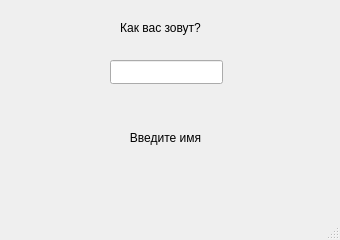
<?xml version="1.0" encoding="UTF-8"?>
<ui version="4.0">
 <class>MainWindow</class>
 <widget class="QMainWindow" name="MainWindow">
  <property name="geometry">
   <rect>
    <x>0</x>
    <y>0</y>
    <width>340</width>
    <height>240</height>
   </rect>
  </property>
  <property name="minimumSize">
   <size>
    <width>340</width>
    <height>240</height>
   </size>
  </property>
  <property name="maximumSize">
   <size>
    <width>340</width>
    <height>240</height>
   </size>
  </property>
  <property name="windowTitle">
   <string>Hello Without Button</string>
  </property>
  <widget class="QWidget" name="centralwidget">
   <widget class="QLabel" name="lbl_name">
    <property name="geometry">
     <rect>
      <x>100</x>
      <y>20</y>
      <width>121</width>
      <height>16</height>
     </rect>
    </property>
    <property name="text">
     <string>Как вас зовут?</string>
    </property>
    <property name="alignment">
     <set>Qt::AlignmentFlag::AlignCenter</set>
    </property>
   </widget>
   <widget class="QLabel" name="lbl_result">
    <property name="geometry">
     <rect>
      <x>100</x>
      <y>130</y>
      <width>131</width>
      <height>16</height>
     </rect>
    </property>
    <property name="text">
     <string>Введите имя</string>
    </property>
    <property name="alignment">
     <set>Qt::AlignmentFlag::AlignCenter</set>
    </property>
   </widget>
   <widget class="QLineEdit" name="le_name">
    <property name="geometry">
     <rect>
      <x>110</x>
      <y>60</y>
      <width>113</width>
      <height>24</height>
     </rect>
    </property>
    <property name="alignment">
     <set>Qt::AlignmentFlag::AlignCenter</set>
    </property>
   </widget>
  </widget>
  <widget class="QMenuBar" name="menubar">
   <property name="geometry">
    <rect>
     <x>0</x>
     <y>0</y>
     <width>340</width>
     <height>21</height>
    </rect>
   </property>
  </widget>
  <widget class="QStatusBar" name="statusbar"/>
 </widget>
 <resources/>
 <connections/>
</ui>
